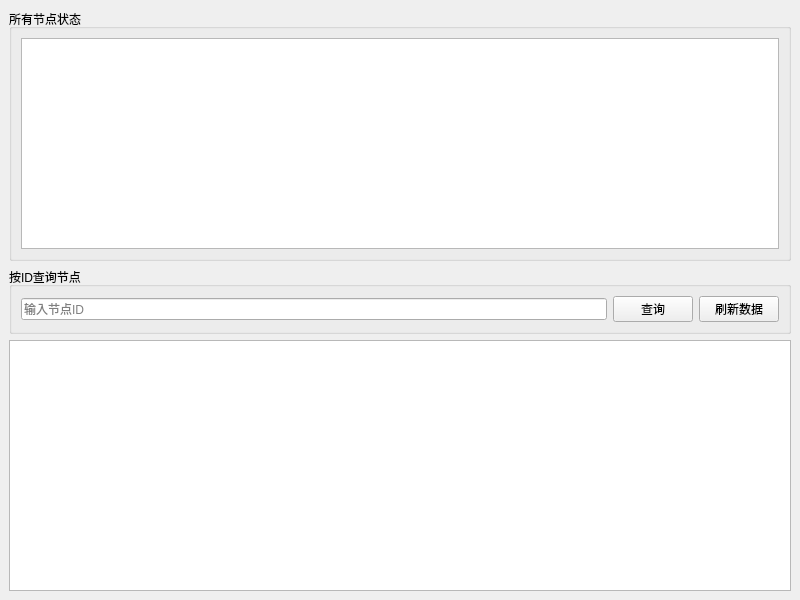
<?xml version="1.0" encoding="UTF-8"?>
<ui version="4.0">
 <class>MainWindow</class>
 <widget class="QMainWindow" name="MainWindow">
  <property name="geometry">
   <rect>
    <x>0</x>
    <y>0</y>
    <width>800</width>
    <height>600</height>
   </rect>
  </property>
  <property name="windowTitle">
   <string>算力节点状态监控</string>
  </property>
  <widget class="QWidget" name="centralwidget">
   <layout class="QVBoxLayout" name="verticalLayout">
    <item>
     <widget class="QGroupBox" name="groupBox">
      <property name="title">
       <string>所有节点状态</string>
      </property>
      <layout class="QVBoxLayout" name="verticalLayout_2">
       <item>
        <widget class="QTableWidget" name="nodeTable">
         <property name="editTriggers">
          <set>QAbstractItemView::EditTrigger::NoEditTriggers</set>
         </property>
        </widget>
       </item>
      </layout>
     </widget>
    </item>
    <item>
     <widget class="QGroupBox" name="groupBox_2">
      <property name="title">
       <string>按ID查询节点</string>
      </property>
      <layout class="QHBoxLayout" name="horizontalLayout">
       <item>
        <widget class="QLineEdit" name="nodeIdInput">
         <property name="placeholderText">
          <string>输入节点ID</string>
         </property>
        </widget>
       </item>
       <item>
        <widget class="QPushButton" name="queryButton">
         <property name="text">
          <string>查询</string>
         </property>
        </widget>
       </item>
       <item>
        <widget class="QPushButton" name="refreshButton">
         <property name="text">
          <string>刷新数据</string>
         </property>
        </widget>
       </item>
      </layout>
     </widget>
    </item>
    <item>
     <widget class="QTextEdit" name="nodeDetailText">
      <property name="readOnly">
       <bool>true</bool>
      </property>
     </widget>
    </item>
   </layout>
  </widget>
 </widget>
 <resources/>
 <connections/>
</ui>
